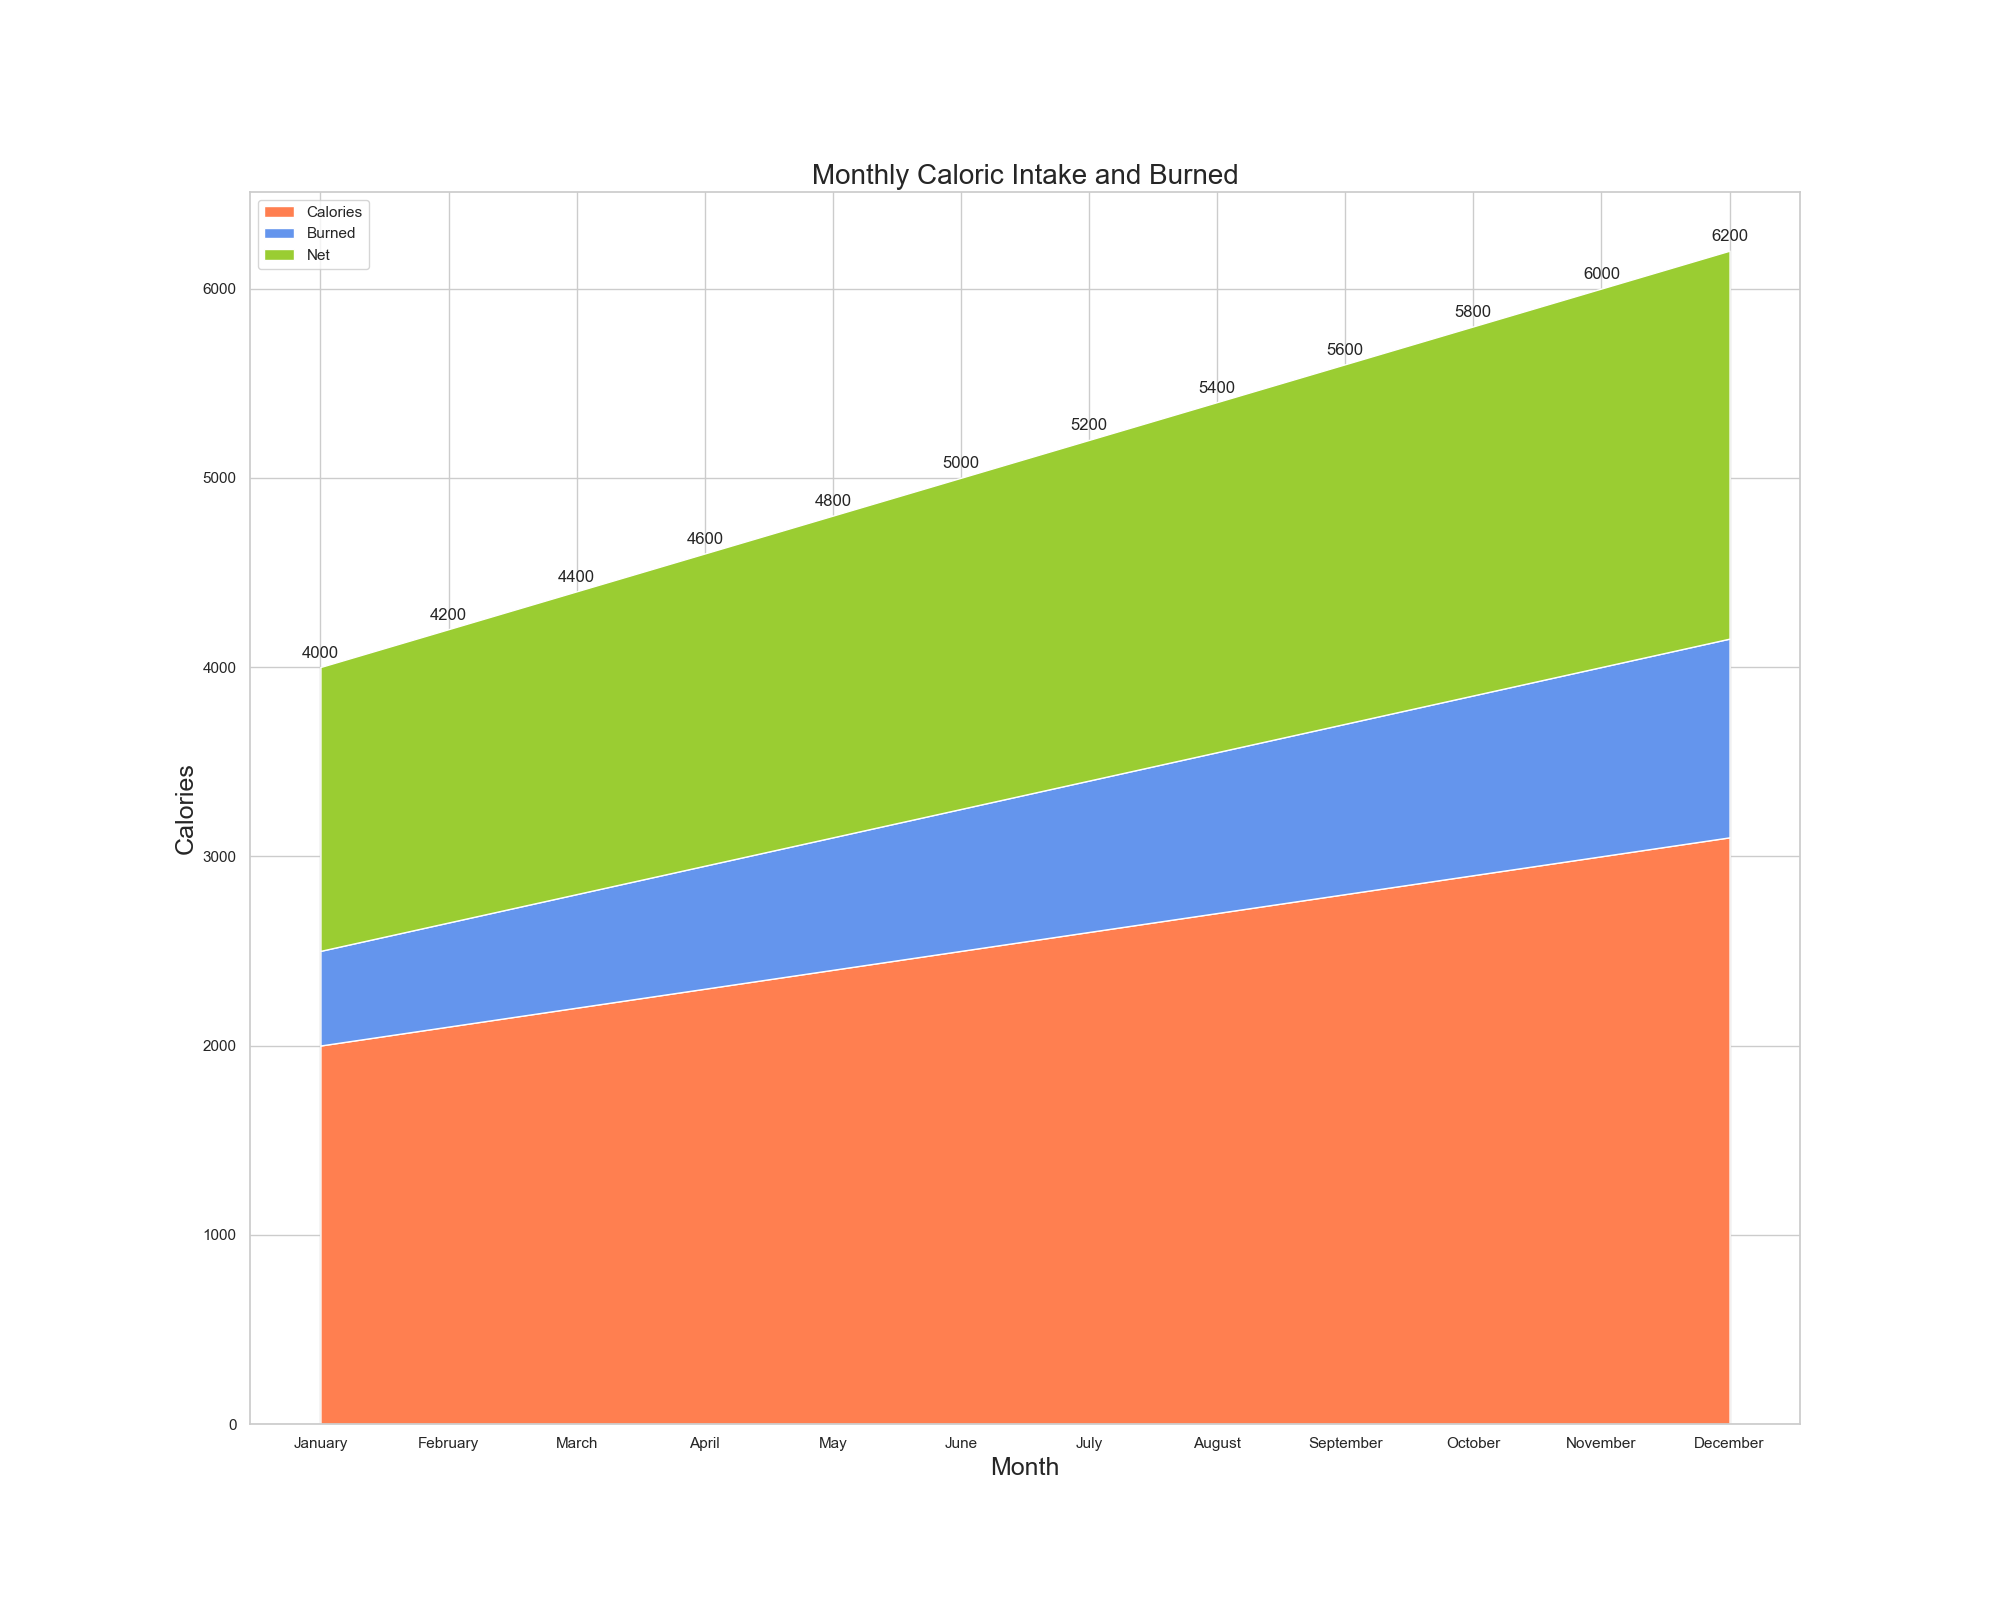

The script that drew this image:

import seaborn as sns
import pandas as pd
import matplotlib.pyplot as plt

# Define the data
data = {
    "Month": ["January", "February", "March", "April", "May", "June", 
              "July", "August", "September", "October", "November", "December"],
    "Calories": [2000, 2100, 2200, 2300, 2400, 2500, 2600, 2700, 2800, 2900, 3000, 3100],
    "Burned": [500, 550, 600, 650, 700, 750, 800, 850, 900, 950, 1000, 1050],
    "Net": [1500, 1550, 1600, 1650, 1700, 1750, 1800, 1850, 1900, 1950, 2000, 2050]
}

# Create a DataFrame
df = pd.DataFrame(data)

# Set the index to 'Month'
df.set_index('Month', inplace=True)

# Plot the data
sns.set(style="whitegrid")
plt.figure(figsize=(20, 16))
plt.stackplot(df.index, df["Calories"], df["Burned"], df["Net"], 
              colors=['#FF7F50', '#6495ED', '#9ACD32'], 
              labels=['Calories', 'Burned', 'Net'])
plt.legend(loc='upper left')
plt.title('Monthly Caloric Intake and Burned', fontsize=20)
plt.xlabel('Month', fontsize=18)
plt.ylabel('Calories', fontsize=18)

# Adding Annotations/Labels
for i, row in df.iterrows():
    plt.text(i, row.sum() + 50, str(row.sum()), fontsize=12, horizontalalignment='center')

plt.show()
